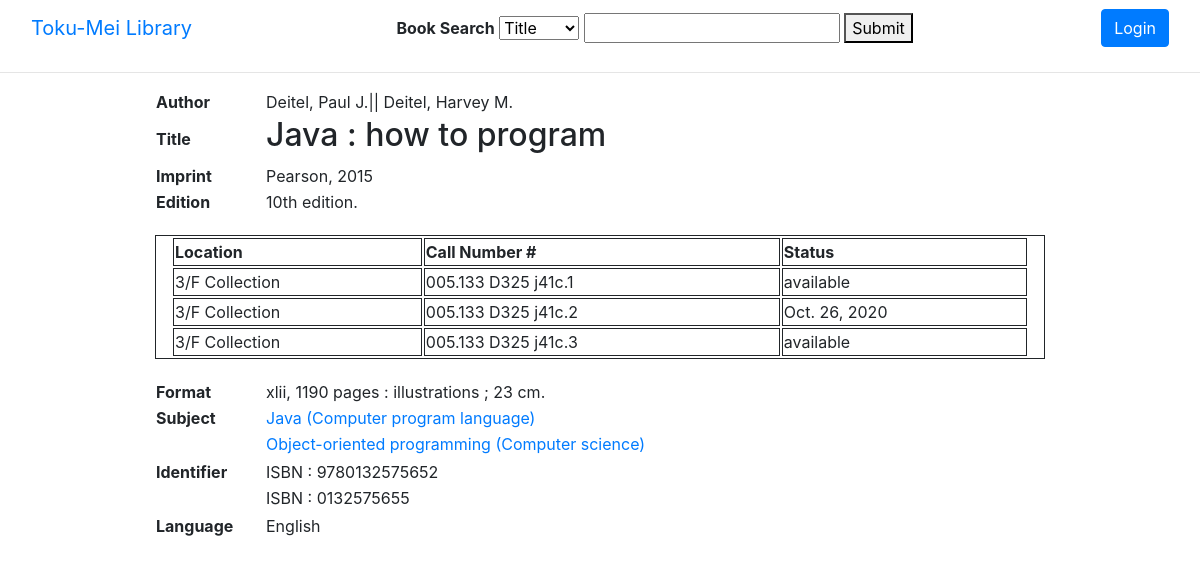
Page /record/1/ on the earlier database version.
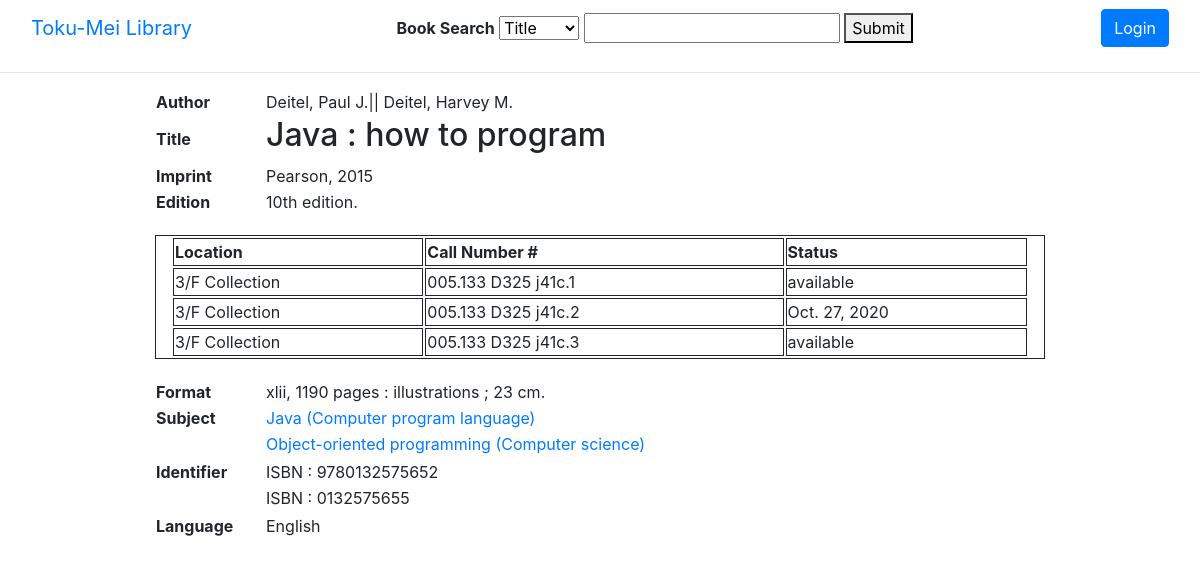
Same page on the later database version.
### catalogue/models.py (models this page shows, shortened)
class Bookitem(models.Model):
    LOCATION = (
        ('1/F', '1/F'),
        ('2/F', '2/F'),
        ('3/F', '3/F'),
        ('1/F Reference', '1/F Reference')
    )
    STATUS = (
        ('available', 'available'),
        ('checked-out', 'checked-out'),
        ('on holdshelf', 'on holdshelf'),
        ('lib use only', 'lib use only'),
        ('in purchase', 'in purchase'),
        ('in process', 'in process'),
        ('library display', 'library display'),
        ('lost', 'lost'),
        ('withdrawn', 'withdrawn')
    )
    barcode = models.CharField(max_length=10, unique=True)
    title = models.ForeignKey(Booktitle, on_delete=models.CASCADE)
    material_type = models.CharField(max_length=10)
    location = models.CharField(max_length=25, choices=LOCATION)
    callno = models.CharField(max_length=100)
    status = models.CharField(max_length=25, choices=STATUS)
    duedate = models.DateField(blank=True, null=True)
    current_user = models.ForeignKey(User, on_delete=models.CASCADE, blank=True, null=True, related_name="user_in_use")
    previous_user = models.ForeignKey(User, on_delete=models.CASCADE, blank=True, null=True, related_name="user_previous_use")
    total_checkedout = models.IntegerField(default=0)
    renewal = models.IntegerField(default=0)
    display_message = models.CharField(max_length=100, blank=True, null=True)
    holdlist = models.CharField(max_length=200, blank=True, null=True)
    created_on = models.DateTimeField(auto_now=True)
    updated_on = models.DateTimeField(auto_now_add=True)
    def show_status(self):
        if self.status == "checked-out":
            return self.duedate
        else:
            return self.status

### catalogue/views.py (the view)
# urls.py: path('record/<id>/', book_record),
def book_record(request, id):
    book = Booktitle.objects.get(id=id)
    subject_column = Booktitle._meta.get_field("subjects")
    subject_data = subject_column.value_from_object(book)
    subject_list = subject_data.split("||")
    isbn_column = Booktitle._meta.get_field("isbn")
    isbn_data = isbn_column.value_from_object(book)
    isbn_list = isbn_data.split("||")
    if book.edition == None:
        book.edition = ""
    items = Bookitem.objects.filter(title=id)
    context = {
        'book':book,
        'subjects':subject_list,
        'isbn':isbn_list,
        'items':items
    }
    return render(request, 'book_record.html', context)

### catalogue/templates/book_record.html
{% extends 'base.html' %}
{% block content %}
<div class="container record">
    <table class="container-fluid birecord">
        <tr>
            <th>Author</th>
            <td>{{book.author}}</td>
        </tr>
        <tr>
            <th>Title</th>
            <td><h2>{{book.title}}</h2></td>
        </tr>
        <tr>
            <th>Imprint</th>
            <td>{{book.publisher}}, {{book.year}}</td>
        </tr>
        <tr>
            <th>Edition</th>
            <td>{{book.edition}}</td>
        </tr>
    </table>
    <table class="container-fluid itemtable">
        <tr>
            <th>Location</th>
            <th>Call Number #</th>
            <th>Status</th>
        </tr>
        {% for i in items %}
        <tr>
            <td>{{i.location}}</td>
            <td>{{i.callno}}</td>
            <td>{{i.show_status}}</td>
        </tr>
        {% endfor %}
    </table>
    <table class="container-fluid birecord">
        <tr>
            <th>Format</th>
            <td>{{book.format}}</td>
        </tr>
        <tr>
            <th>Subject</th>
            {% for s in subjects %}
            <td><a href="/searchBySubject/{{s}}">{{s}}</a></td>
            </tr>
            <tr><th></th>
                {% endfor %}
        </tr>
        <tr>
            <th>Identifier</th>
            {% for i in isbn %}
            <td>{{i}}</td>
            </tr>
            <tr><th></th>
                {% endfor %}
        </tr>
        <tr>
            <th>Language</th>
            <td>{{book.language}}</td>
        </tr>
    </table>
</div>
{% endblock content %}

Differences in the rows shown:
changed Bookitem: show_status "Oct. 26, 2020" → "Oct. 27, 2020"
